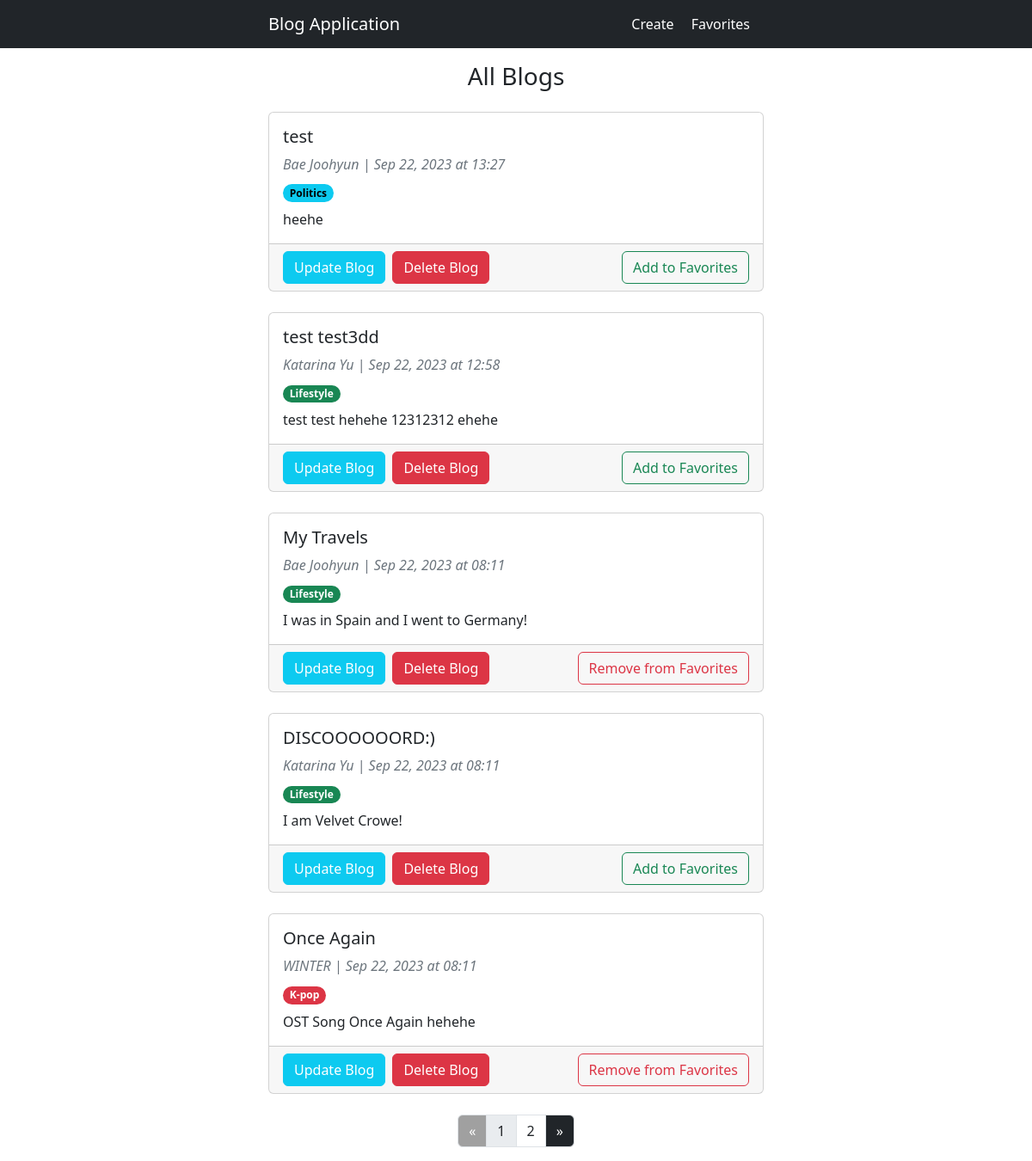
The page / on the database its author committed.
### blog/models.py (models this page shows, shortened)
class Blog(models.Model):
    author = models.CharField(max_length=200)
    title = models.CharField(max_length=200)
    category = models.CharField(max_length=200)
    content = models.CharField(max_length=1000)
    created_at = models.DateTimeField('created_at', auto_now_add=True)

### blog/views.py (the view)
# urls.py: path('', views.index, name = 'index'),
def index(request):
    template = 'blog/index.html'
    per_page = 5
    try:
        page_number = int(request.GET.get('page'))
    except (ValueError, TypeError) as _:
        page_number = 1
    offset = page_number * per_page - per_page
    limit = page_number * per_page
    blogs = Blog.objects
    blogs = blogs.all().order_by('-created_at')
    total = len(blogs)
    result = blogs[offset:limit]
    favorites = Favorite.objects.values_list('blog_id', flat=True)
    context = {
        'favorites': favorites,
        'blogs': result,
        'page': page_number,
        'total': total,
        'range': range(1, math.ceil(total / per_page) + 1)
    }
    return render(request, template, context)

### blog/templatetags/tags.py (called while the page is built)
@register.filter('format_title')
def format_title(title):
    if len(title) > 100:
        return title[:100] + "..."
    return title

@register.filter('format_content')
def format_content(content):
    if len(content) > 100:
        return content[:100] + "..."
    return content

@register.filter('get_previous_page')
def get_previous_page(page):
    if page == 1:
        return page
    return int(page) - 1

@register.filter('get_next_page')
def get_next_page(page, total):
    if page >= len(total):
        return page
    return int(page) + 1

@register.filter('get_color')
def get_color(key):
    category =  {
        'Lifestyle': 'text-bg-success',
        'K-pop': 'text-bg-danger',
        'Sports': 'text-bg-warning',
        'Politics': 'text-bg-info',
        'Entertainment': 'text-bg-secondary',
    }
    return category.get(key, 'text-bg-secondary')

### blog/templates/blog/index.html (shortened to what this page needs)
{% extends 'base.html' %}
{% block content %}
<h3 class="mb-4 text-center">All Blogs</h3>
{% include 'blog/blog.html' %}
{% include 'blog/pagination.html' %}
{% endblock %}

### blog/templates/blog/blog.html (shortened to what this page needs)
{% load tags %}
{% for blog in blogs %}
<div class="card mb-4">
    <div class="card-body">
        <h5 class="card-title">
            <a href="{% url 'blog-details' blog.id %}" class="text-decoration-none text-dark">
                {{ blog.title|format_title }}
            </a>
        </h5>
        <div class="mb-2">
            <span class="fst-italic fs-6 text-muted">{{ blog.author }} | </span>
            <span class="fst-italic fs-6 text-muted">
                {{ blog.created_at|date:"M d, Y" }} at {{blog.created_at|time:"H:i"}}
            </span>
        </div>
        <div class="mb-2">
            <span class="badge rounded-pill {{ blog.category|get_color }}">{{ blog.category }}</span>
        </div>
        <p class="card-text">{{ blog.content|format_content}}</p>
    </div>
    <div class="card-footer d-flex justify-content-between">
        <div class="d-flex justify-content-between">
            <a href="{% url 'update' blog.id %}" class="btn btn-info text-white me-2">Update Blog</a>
            <form action="{% url 'delete' blog.id %}" method="DELETE">
                <button class="btn btn-danger">Delete Blog</button>
            </form>
        </div>
        <form action="{% url 'add_favorites' blog.id %}" method="POST">
            {% if blog.id in favorites %}
            <button class="btn btn-outline-danger">Remove from Favorites</button>
            {% else %}
            <button class="btn btn-outline-success">Add to Favorites</button>
            {% endif %}
        </form>
    </div>
</div>
{% endfor %}

### rows shown on the page
Blog: title "test", author "Bae Joohyun", created_at "Sep 22, 2023", created_at "13:27", category "Politics", content "heehe", shows "Add to Favorites"
Blog: title "test test3dd", author "Katarina Yu", created_at "Sep 22, 2023", created_at "12:58", category "Lifestyle", content "test test hehehe 12312312 ehehe", shows "Add to Favorites"
Blog: title "My Travels", author "Bae Joohyun", created_at "Sep 22, 2023", created_at "08:11", category "Lifestyle", content "I was in Spain and I went to Germany!", shows "Remove from Favorites"
Blog: title "DISCOOOOOORD:)", author "Katarina Yu", created_at "Sep 22, 2023", created_at "08:11", category "Lifestyle", content "I am Velvet Crowe!", shows "Add to Favorites"
Blog: title "Once Again", author "WINTER", created_at "Sep 22, 2023", created_at "08:11", category "K-pop", content "OST Song Once Again hehehe", shows "Remove from Favorites"

### other values the page prints
{{ i }} "1" "2"
